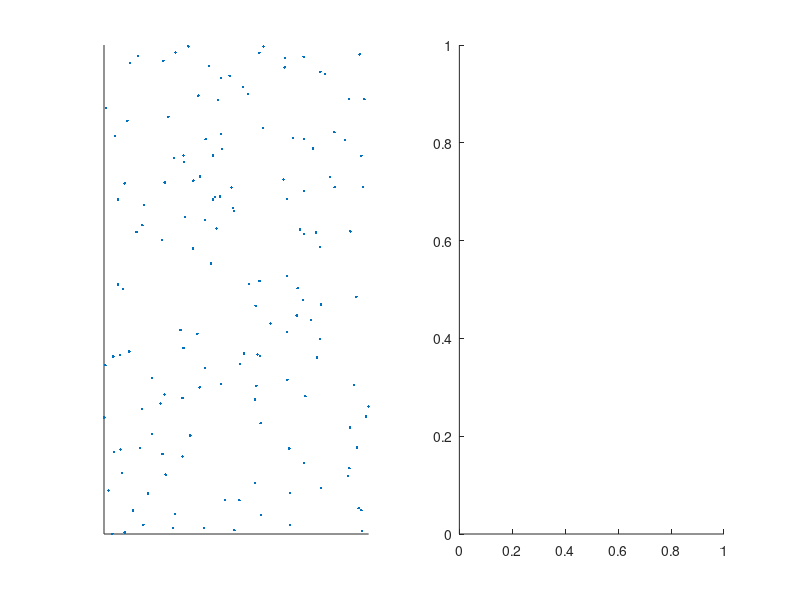

This figure's MATLAB source: (Note: this script raises an error after producing the figure.)
% SWARM ROBOTICS:
% FIREFLIES
% Author: ICB
% Date: 20/10/21
% Version 2.1

%--------------------------------------------------------------------------
% DEFINE CONSTANTS
%--------------------------------------------------------------------------
r = 1; % Radius of sight
num_fireflies = 150; % Number of fireflies
steps = 5000; % Timesteps
cycle = 50; % Length of each cycle
plotting = 1; % True if plotting
%--------------------------------------------------------------------------
% GET FIREFLY COORDINATES
%--------------------------------------------------------------------------
Hive = rand(num_fireflies,2); % Random n by 2 matrix where n is the number of fireflies
D = squareform(pdist(Hive)); % Get a matrix of distances
Neighbours = (D < r); % Logical matrix that tells you if two fireflies are neighbours
Neighbours  = logical(Neighbours - diag(diag(Neighbours))); % Delete the diagonal in the Neighbours matrix
%--------------------------------------------------------------------------
% START PLOT
%--------------------------------------------------------------------------
off_color = [198 216 211]./255;
on_color = [155 249 39]./255;
bg_color = [51 24 50]./255;

if plotting
    F = figure('Position',[136,415,1245,523]); % Initialize Figure

    subplot(1,2,1)
    hold on
    hive_visualization = scatter(Hive(:,1),Hive(:,2), '.'); % Create scatter plot
    set(gca, 'xtick',[],'ytick', [], 'color',bg_color) % Set properties (Deletes axis ticks and changes background color)
    hold off
    
    subplot(1,2,2)
    anim_line = animatedline; % Start animated line of number of fireflies on
    axis([0,steps,0,num_fireflies])
    
end
%--------------------------------------------------------------------------
% ON/OFF LOOP
%--------------------------------------------------------------------------
fase = randi(cycle - 1 ,1 ,num_fireflies);
last_cycle = zeros(1,cycle);

for step = 1:steps
    
    turning_on = find(fase == 0); % Get indexes of fireflies that turn on
    on_off = fase < cycle/2; % Logical -> Vector of on fireflies
    
    for ind_turns_on = turning_on
        
        nei = Neighbours(ind_turns_on,:); % Logical -> vector of neighbours
        nei_state = on_off(nei); % Logical -> State of neighbours
        
        if sum(nei_state) >= length(nei_state)/2 % If more than half neighbours are on
            
            fase(ind_turns_on) = fase(ind_turns_on) + 1; % Skip one on step (Add 1 to fase)
            
        end
    end
%-------------------------------------------------------------------------
% UPDATE PLOT
%-------------------------------------------------------------------------
    if plotting
        colors = zeros(num_fireflies,3); % Matrix n by 3 where n is the number of fireflies
        sizes = repelem(50,num_fireflies); % Vector of 50s
        sizes(on_off) = 200; % Change only on fireflies to 200

        for idx = 1:num_fireflies %Iter
            
            colors(idx,:) = off_color; % Fill Color Matrix with off_color
            
        end
        
        for idx = find(on_off) % Iterate over on fireflies
            
            colors(idx,:) = on_color; % Change only on fireflies to on_color
            
        end
        
        hive_visualization.CData = colors; % Update Color Data
        hive_visualization.SizeData = sizes; % Update Size Data
        drawnow
        
        addpoints(anim_line,step,sum(on_off)) % Update 
    end
%--------------------------------------------------------------------------
% DATA COLECTION
% It records the last cycle in a vector of cycle length for further
% analysis
%--------------------------------------------------------------------------
    if step > steps - cycle
        last_cycle(rem(step,cycle) + 1) = sum(fase < cycle/2); % Get on fireflies for last cycle
    end
    
    fase = rem(fase + 1, cycle); % Add one to the fase of all fireflies
end

if plotting
    pause(2)
    close all
end